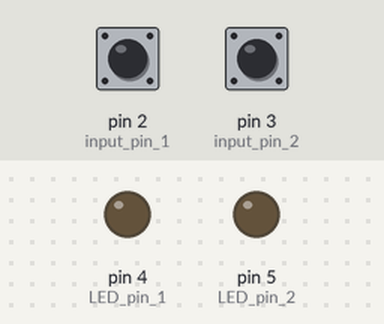
A sketch run on a simulated Arduino Uno, built with avr-gcc and run on an emulated ATmega328P. Parts: output pins drawn as LEDs (lit = HIGH). The test bench sets the inputs (shaded band); at power-on: pin 2 (input_pin_1) HIGH, pin 3 (input_pin_2) HIGH.

Above: at 1.2 s.
1.3 s: pin 2 (input_pin_1) pulled LOW for 0.15 s
At 1.37 s:
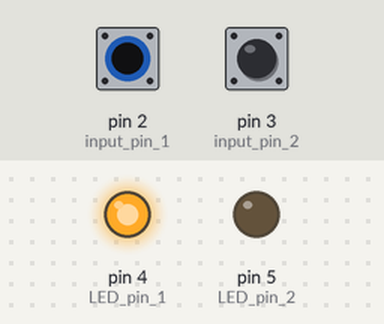
2.9 s: pin 3 (input_pin_2) pulled LOW for 0.15 s
At 2.97 s:
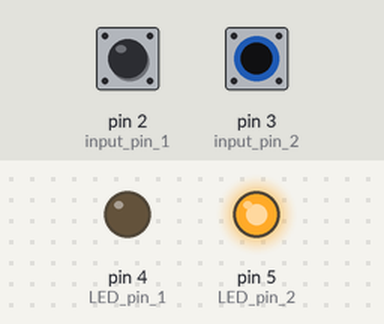
4.5 s: pin 3 (input_pin_2) pulled LOW for 3.2 s
At 8.1 s:
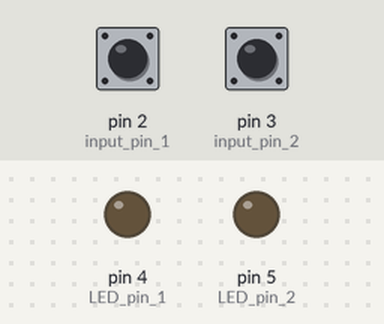
9.2 s: pin 2 (input_pin_1) pulled LOW for 3.2 s
At 10.5 s:
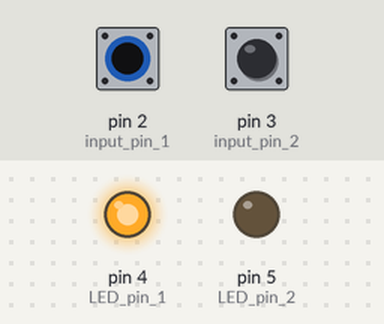
13.9 s: pin 2 (input_pin_1) driven LOW and pin 3 (input_pin_2) driven LOW
At 15.2 s:
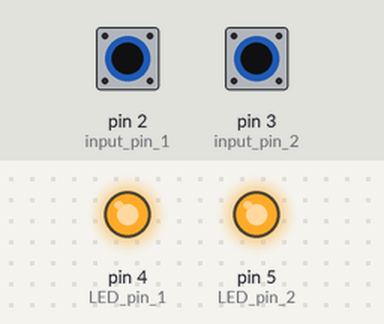
Timing chart, 0 to 16.4 s (numbered marks = the images above; inputs shaded):
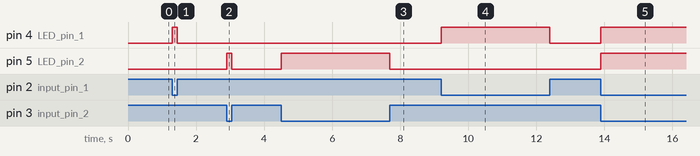

The sketch:

Lab_1_1.ino
```cpp
//////////   Hardware setup  /////////////////////////////////

// pin2 --> NO switch --> ground
// pin3 --> NO switch --> ground
// pin4 --> 330ohm --> LED long leg --> LED short leg --> ground
// pin5 --> 330ohm --> LED long leg --> LED short leg --> ground


//////////  Software  /////////////////////////////////////////

// set pin variables for simplicity
byte input_pin_1 = 2;
byte input_pin_2 = 3;
byte LED_pin_1 = 4;
byte LED_pin_2 = 5;

void setup() {
  // set pin modes for all input and output pins

  // inputs with pullup resistor to pull them high when disconnected from ground
  pinMode(input_pin_1, INPUT_PULLUP);
  pinMode(input_pin_2, INPUT_PULLUP);

  // outputs
  pinMode(LED_pin_1, OUTPUT);
  pinMode(LED_pin_2, OUTPUT);
}

void loop() {
  // set the state of each LED pin to the state of its respective input pin
  digitalWrite(LED_pin_1, !digitalRead(input_pin_1));
  digitalWrite(LED_pin_2, !digitalRead(input_pin_2));
}
```

Measured:
- after the input at 1.3 s, pin 4 (LED_pin_1): LOW → HIGH at once, → LOW 0.15 s later
- after the input at 2.9 s, pin 5 (LED_pin_2): LOW → HIGH at once, → LOW 0.15 s later
- after the input at 4.5 s, pin 5 (LED_pin_2): LOW → HIGH at once, → LOW 3.2 s later
- after the input at 9.2 s, pin 4 (LED_pin_1): LOW → HIGH at once, → LOW 3.2 s later
- after the input at 13.9 s, pin 4 (LED_pin_1), pin 5 (LED_pin_2): LOW → HIGH at once
